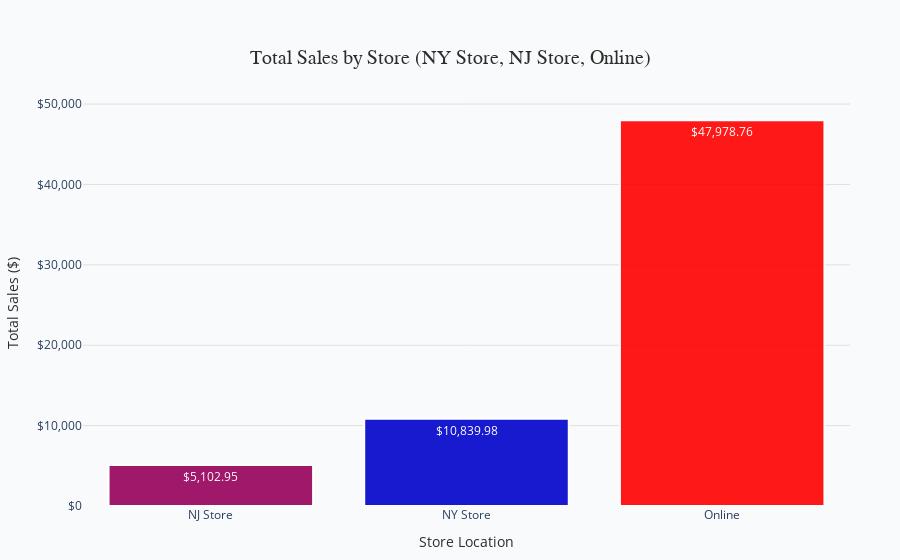

The notebook cell saved with this chart:
### Markdown cell above
#### 🏬 **Total Sales by Store**

Let’s see how much money each store location is making: the NY Store, NJ Store, and Online shop.

How We Did It:
- Added up the total sales for each location.
- Made a bar chart with bright colors to compare them.

What We Found:
- Online is the winner with $47,978.76 in sales!
- NY Store made $10,839.98.
- NJ Store made $5,102.95.

The Online shop is doing amazing, making way more than the physical stores. This might mean more people prefer shopping online, or the website is easier to use.

### Code cell
import pandas as pd
import plotly.express as px
import plotly.graph_objects as go

# Load the Sales Analysis sheet
df = pd.read_excel('/Users/er/Desktop/Yakira Bella Test/project/Presentation/Final_Analyst_Project_Complete.xlsx', sheet_name='Sales Analysis')

# Group by Location and calculate total sales (Total Revenue)
total_sales_by_location = df.groupby('Location')['Total Revenue'].sum().reset_index()

# Print total sales per store
print("Total Sales by Store:")
print(total_sales_by_location.to_string(index=False))

# Create a bar chart
fig = go.Figure()

# Add bars
fig.add_trace(go.Bar(
    x=total_sales_by_location['Location'],
    y=total_sales_by_location['Total Revenue'],
    marker=dict(
        color=total_sales_by_location['Total Revenue'],
        colorscale='rainbow',  # Vibrant purple-to-orange gradient
        showscale=False,
        line=dict(width=2, color='#FFFFFF')
    ),
    text=[f'${revenue:,.2f}' for revenue in total_sales_by_location['Total Revenue']],
    textposition='auto',
    textfont=dict(size=12, color='#FFFFFF')
))

# Customize layout
fig.update_layout(
    title=dict(
        text='Total Sales by Store (NY Store, NJ Store, Online)',
        font=dict(size=20, color='#2D2D2D', family='Arial, bold'),
        x=0.5,
        xanchor='center',
        yanchor='top',
        pad=dict(t=20)
    ),
    xaxis=dict(
        title='Store Location',
        titlefont=dict(size=14, color='#2D2D2D'),
        tickfont=dict(size=12),
        showgrid=False
    ),
    yaxis=dict(
        title='Total Sales ($)',
        titlefont=dict(size=14, color='#2D2D2D'),
        tickfont=dict(size=12),
        gridcolor='#E0E0E0',
        zeroline=False,
        tickformat='$,.0f'  # Clear sales scale with commas
    ),
    plot_bgcolor='#F9FAFB',  # Soft off-white background
    paper_bgcolor='#F9FAFB',
    margin=dict(l=50, r=50, t=100, b=50),
    showlegend=False,
    hovermode='x'
)

# Add subtle shadow effect
fig.update_traces(
    opacity=0.9,
    selector=dict(type='bar')
)

# Show the plot
#fig.show()

### Figure 1 — Plotly figure (JSON) as saved in the notebook; plotly's stock layout.template omitted (floating-point values rounded to 4 significant figures)
{"data": [{"marker": {"color": [5103.0, 10840.0, 47980.0], "colorscale": [[0, "rgb(150,0,90)"], [0.125, "rgb(0,0,200)"], [0.25, "rgb(0,25,255)"], [0.375, "rgb(0,152,255)"], [0.5, "rgb(44,255,150)"], [0.625, "rgb(151,255,0)"], [0.75, "rgb(255,234,0)"], [0.875, "rgb(255,111,0)"], [1, "rgb(255,0,0)"]], "line": {"color": "#FFFFFF", "width": 2}, "showscale": false}, "opacity": 0.9, "text": ["$5,102.95", "$10,839.98", "$47,978.76"], "textfont": {"color": "#FFFFFF", "size": 12}, "textposition": "auto", "type": "bar", "x": ["NJ Store", "NY Store", "Online"], "y": [5103.0, 10840.0, 47980.0]}], "layout": {"hovermode": "x", "margin": {"b": 50, "l": 50, "r": 50, "t": 100}, "paper_bgcolor": "#F9FAFB", "plot_bgcolor": "#F9FAFB", "showlegend": false, "title": {"font": {"color": "#2D2D2D", "family": "Arial, bold", "size": 20}, "pad": {"t": 20}, "text": "Total Sales by Store (NY Store, NJ Store, Online)", "x": 0.5, "xanchor": "center", "yanchor": "top"}, "xaxis": {"showgrid": false, "tickfont": {"size": 12}, "title": {"font": {"color": "#2D2D2D", "size": 14}, "text": "Store Location"}}, "yaxis": {"gridcolor": "#E0E0E0", "tickfont": {"size": 12}, "tickformat": "$,.0f", "title": {"font": {"color": "#2D2D2D", "size": 14}, "text": "Total Sales ($)"}, "zeroline": false}}}
